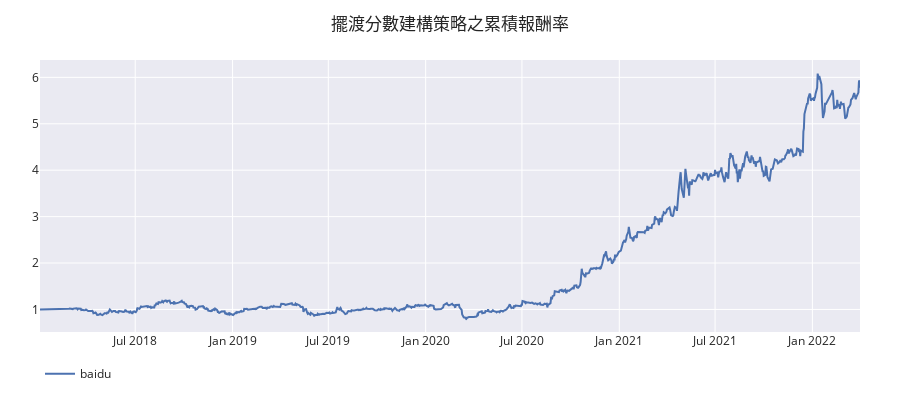

Notebook code for this chart:
### Code cell
fig = interactive_plot(baidu_cum_ret, title='擺渡分數建構策略之累積報酬率',height=400,width=900)

### Figure 1 — Plotly figure (JSON) as saved in the notebook; plotly's stock layout.template omitted (floating-point values rounded to 4 significant figures; data arrays with more than 128 entries replaced by an {"elided": "..."} marker saying what was removed)
{"data": [{"mode": "lines", "name": "baidu", "showlegend": true, "type": "scatter", "x": {"elided": "1035 str values"}, "y": {"elided": "1035 float values"}}], "layout": {"height": 400, "legend": {"orientation": "h", "xanchor": "left", "yanchor": "top"}, "margin": {"b": 40, "l": 40, "pad": 0, "r": 40, "t": 60}, "title": {"text": "擺渡分數建構策略之累積報酬率", "x": 0.5}, "width": 900}}
